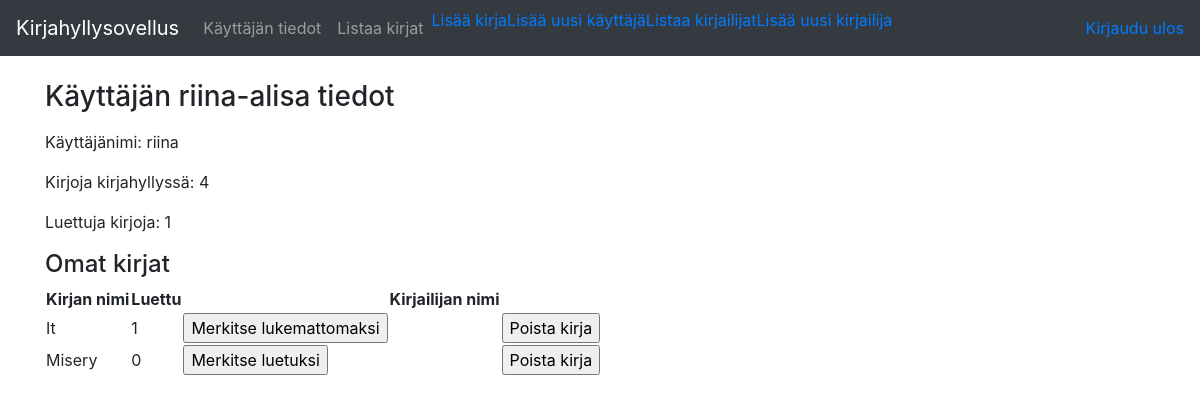
The page /auth/riina/ (signed in) on the database its author committed.
### application/auth/models.py (models this page shows, shortened)
class User(Base):
    __tablename__ = "account"
    name = db.Column(db.String(30), nullable=False)
    username = db.Column(db.String(30), nullable=False)
    password = db.Column(db.String(30), nullable=False)
    mybooks = db.relationship("Book", secondary=users_books,
        backref=db.backref('mybooks', lazy='dynamic'))
    @staticmethod
    def count_all_books(userid):
        stmt = text("SELECT COUNT(users_books.book_id) FROM users_books WHERE user_id = :userid").params(userid=userid)
        res = db.engine.execute(stmt)
        return res.fetchone()[0]
    @staticmethod
    def count_read_books(userid):
        stmt = text("SELECT COUNT(users_books.book_id) FROM users_books WHERE user_id =  :userid AND read = 1").params(userid=userid)
        res = db.engine.execute(stmt)
        return res.fetchone()[0]

### tables this page shows
CREATE TABLE users_books (
	book_id INTEGER, 
	user_id INTEGER, 
	read BOOLEAN NOT NULL, 
	FOREIGN KEY(book_id) REFERENCES book (id), 
	FOREIGN KEY(user_id) REFERENCES account (id), 
	CHECK (read IN (0, 1))
);

### application/books/models.py (models this page shows, shortened)
class Book(Base):
    name = db.Column(db.String(144), nullable=False)

### application/auth/views.py (the view)
@app.route("/auth/<username>/", methods=["GET"])
@login_required
def auth_info(username):
    user = User.query.filter_by(username=username).first()
    stmt = text(
        "SELECT book_id, user_id, read, name FROM users_books ub JOIN book b ON b.id=ub.book_id WHERE ub.user_id=:user_id").params(
        user_id=user.id)
    bookslist = db.engine.execute(stmt)
    db.session().commit()
    return render_template("auth/userinfo.html", user=user, books=bookslist, all_books=user.count_all_books(user.id),
                           read_books=user.count_read_books(user.id))

### application/__init__.py (called while the page is built)
@login_manager.user_loader
def load_user(user_id):
    return User.query.get(user_id)

### application/templates/auth/userinfo.html (shortened to what this page needs)
{% extends "layout.html" %}
{% block body %}
<form method="GET" action="{{ url_for('auth_info', username=user.username) }}">
    <h3>Käyttäjän {{ user.name }} tiedot</h3>
    <p>Käyttäjänimi: {{ user.username }}</p>
    {% if all_books is defined %}
    <p>Kirjoja kirjahyllyssä: {{ all_books }}</p>
    {% endif %}
    {% if read_books is defined %}
    <p>Luettuja kirjoja: {{ read_books }}</p>
    {% endif %}
    <h4>Omat kirjat</h4>
    <table>
        <tr>
            <th>Kirjan nimi</th>
            <th>Luettu</th>
            <th></th>
            <th>Kirjailijan nimi</th>
        </tr>
        {% for book in books %}
        <tr>
            <td>{{ book.name }}</td>
            <td>{{ book.read }}</td>
            <td>
                {% if book.read == False %}
                <form method="POST" action="{{ url_for('books_set_read_or_delete', username=user.username, book_id=book.book_id) }}">
                    <input type="submit" name="btn" value="Merkitse luetuksi"/>
                </form>
                {% endif %}
                {% if book.read == True %}
                <form method="POST" action="{{ url_for('books_set_read_or_delete', username=user.username, book_id=book.book_id) }}">
                    <input type="submit" name="btn" value="Merkitse lukemattomaksi"/>
                </form>
                {% endif %}
            </td>
            <td>
            </td>
            <td>
                <form method="POST" action="{{ url_for('books_set_read_or_delete', username=user.username, book_id=book.book_id) }}">
                    <input type="submit" name="btn" value="Poista kirja"/>
                </form>
            </td>
        </tr>
        {% endfor %}
    </table>
</form>
{% endblock %}

### rows shown on the page
User: name "riina-alisa", username "riina"
users_books: name "It", read "1"
users_books: name "Misery", read "0"

### other values the page prints
{{ all_books }} "4"
{{ read_books }} "1"
